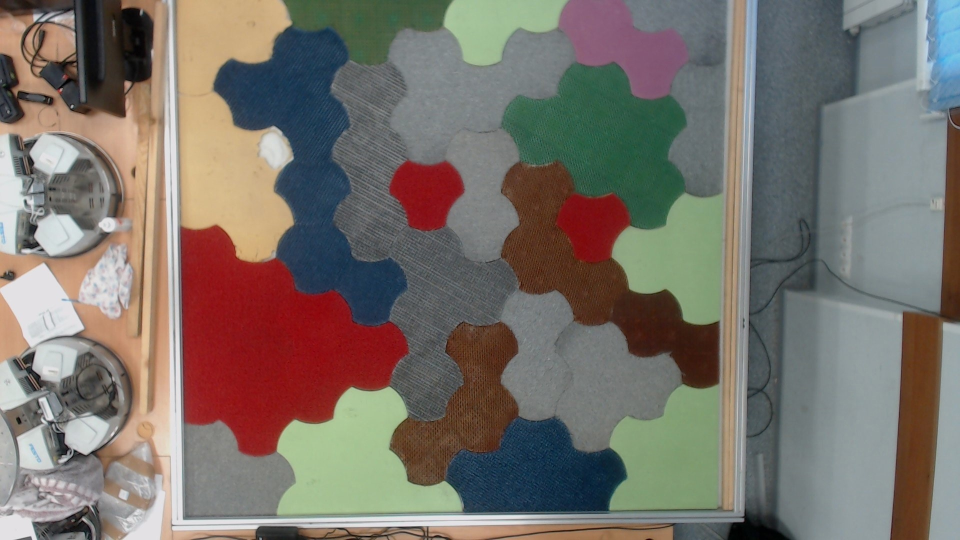
#> input picture 1.jpg, 1920 x 1080 px, found by its file name (shown at 1/2 size)
$ python Global_Path_Planner_RRT_test.py
#> lines starting #> are read from the running program, lines starting #| are printed output that depends on the picture
### CV_Module.py
import cv2
import numpy as np
from PIL import Image, ImageOps
import math
# from shapely.geometry import LineString, Point
from skimage.draw import line


class Global_Planner_CV_Module:
    def __init__(self, imgname):
        self.seqeunce_of_colors = ['gray', 'blue', 'brown', 'lightgreen', 'lightgreen', 'red', 'gray', 'brown', 'red',
                                   'darkgray',
                                   'gray',
                                   'lightgreen', 'brown', 'red', 'green', 'darkgray', 'gray', 'blue', 'gray', 'pink',
                                   'lightgreen',
                                   'green',
                                   'lightbrown']
        self.dict_w_color_types = {'gray': 2, 'blue': 2, 'brown': 3, 'lightgreen': 2, 'red': 3, 'darkgray': 2,
                                   'green': 3, 'pink': 2,
                                   'lightbrown': 2}

        self.dict_w_color_score = {'red': 10, 'blue': 4, 'gray': 1, 'darkgray': 5, 'lightgreen': 2, 'green': 3,
                                   'pink': 2,
                                   'lightbrown': 4,
                                   'brown': 5}
        self.prime_img_name = imgname

    def __crop(self, imgname):
#> called with imgname = '../1.jpg'
        img = cv2.imread(imgname)
#> img is the input picture: shape (1080, 1920, 3); mean B, G, R 106.5, 113.6, 120.9
        cropped_image = img[0:1025, 370:1400]
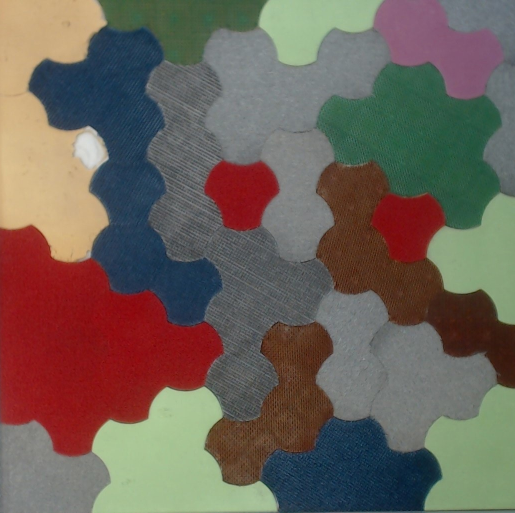
#> cropped_image: shape (1025, 1030, 3) (shown at 1/2 size); mean B, G, R 88.7, 97.4, 109.2
        return cropped_image

    def __filter(self, img):
        blur = cv2.medianBlur(img, 31)

        image = cv2.cvtColor(blur, cv2.COLOR_BGR2RGB)

        pixel_vals = image.reshape((-1, 3))

        pixel_vals = np.float32(pixel_vals)
        criteria = (cv2.TERM_CRITERIA_EPS + cv2.TERM_CRITERIA_MAX_ITER, 100000, 0)
        k = 18
        retval, labels, centers = cv2.kmeans(pixel_vals, k, None, criteria, 18, cv2.KMEANS_RANDOM_CENTERS)
        centers = np.uint8(centers)
        segmented_data = centers[labels.flatten()]
        segmented_image = segmented_data.reshape((image.shape))
        img = cv2.cvtColor(segmented_image, cv2.COLOR_RGB2BGR)
        return img

    def __get_rawconts(self, imgfiltered):
        img = imgfiltered
        for i in range(img.shape[0]):
            for j in range(img.shape[1] - 1):
                if ((img[i, j][0] + img[i, j][1] + img[i, j][2]) - (
                        img[i, j + 1][0] + img[i, j + 1][1] + img[i, j + 1][2])) >= 10:
                    img[i, j] = (0, 0, 0)
                else:
                    img[i, j] = (255, 255, 255)

        eroded = cv2.erode(img, None, iterations=15)
        cv2.imwrite('differosed.jpg', eroded)
        ImageOps.expand(Image.open('differosed.jpg'), border=3, fill='black').save('differosed.jpg')
        img = cv2.imread('differosed.jpg')

        _, thresh = cv2.threshold(img, 20, 255, cv2.THRESH_BINARY)
        return thresh

    def __contersmass(self, rawconts_img, croped_img):
        font = cv2.FONT_HERSHEY_SIMPLEX
        bottomLeftCornerOfText = (10, 500)
        fontScale = 2
        fontColor = (255, 255, 255)
        thickness = 2
        lineType = 2

        img = rawconts_img
        image = croped_img

        median_blur = cv2.medianBlur(img, 15)
        gray = cv2.cvtColor(median_blur, cv2.COLOR_BGR2GRAY)

        ret, thresh = cv2.threshold(gray, 200, 255, cv2.THRESH_BINARY_INV)
        j = 0
        contours, hierarchies = cv2.findContours(thresh, cv2.RETR_LIST, cv2.CHAIN_APPROX_SIMPLE)
        massbrown = []
        contsmass = []
        for i in contours:
            area = cv2.contourArea(i)
            if 4700 < area < 100000:
                M = cv2.moments(i)
                if M['m00'] != 0:
                    cx = int(M['m10'] / M['m00'])
                    cy = int(M['m01'] / M['m00'])

                    cv2.drawContours(image, [i[0] - 200, i[1] - 200], -1, (0, 255, 0), 2)
                    cv2.circle(image, (cx + 5, cy - 5), 10, (0, 0, 255), -1)
                    cv2.putText(image, str(j), (cx - 10, cy - 10), font, fontScale, fontColor, thickness, lineType)
                    massx = ["cx brown", cx, "cy brown: ", cy]
                    mass1 = [cx - 5, cy - 5]
                    massbrown.append(mass1)
                    contsmass.append(i)
                    j += 1
        return image, massbrown, contsmass

    def __dijkstra(self, graph, start, end):
        heap = [(0, start)]
        visited = set()
        paths = {start: [start]}  # Словарь для хранения путей

        while heap:
            (cost, current) = heapq.heappop(heap)
            if current in visited:
                continue
            visited.add(current)
            if current == end:
                return cost, paths[current]

            for neighbor, edge_cost in graph[current].items():
                if neighbor not in visited:
                    heapq.heappush(heap, (cost + edge_cost, neighbor))
                    if neighbor not in paths or len(paths[current]) + 1 < len(paths[neighbor]):
                        paths[neighbor] = paths[current] + [neighbor]
        return -1, []

    def __find_top_paths_weighted(self, graph, start, end, top_k=10):
        paths = []

        def dfs(current_path, current_weight):
            nonlocal paths

            current_node = current_path[-1]

            if current_node == end:
                paths.append((current_path.copy(), current_weight))
                return

            for neighbor, weight in graph[current_node].items():
                if neighbor not in current_path:
                    dfs(current_path + [neighbor], current_weight + weight)

        dfs([start], 0)
        paths.sort(key=lambda x: x[1])  # Сортируем по общему весу
        return paths[:top_k]

    def __calculate_line_equation(self, point1, point2):
        x1, y1 = point1
        x2, y2 = point2

        k = (y2 - y1) / (x2 - x1)

        b = y1 - k * x1

        return k, b

    def __calculate_distance(self, point1, point2):
        x1, y1 = point1
        x2, y2 = point2

        diff_x = x2 - x1
        diff_y = y2 - y1

        distance = math.sqrt(diff_x ** 2 + diff_y ** 2)

        return distance

    def __draw_path(self, img, centermass: list, path: list):
        p1_p2_k_b_len_mass = []
        for i in range(len(path)):
            try:
                cv2.line(img, centermass[path[i]], centermass[path[i + 1]], (255, 0, 0), 3)
                k, b = self.__calculate_line_equation(centermass[path[i]], centermass[path[i + 1]])
                length = self.__calculate_distance(centermass[path[i]], centermass[path[i + 1]])
                p1_p2_k_b_len_mass.append(
                    [centermass[path[i]], centermass[path[i + 1]], k, b, length, math.atan(k) * 180 / math.pi])
            except:
                break

        return img, p1_p2_k_b_len_mass

    def _find_connection(self, contours, number, q):
        cont = contours[number]
        connections = []
        for i in range(len(cont)):
            for j in range(len(contours)):
                for b in range(q // 10):
                    if ((number != j) and (
                            cv2.pointPolygonTest(contours[j], (int(cont[i][0][0] - (b * 10)), int(cont[i][0][1])),
                                                 False) == 1)):
                        connections.append(j)
                    if ((number != j) and (
                            cv2.pointPolygonTest(contours[j], (int(cont[i][0][0]), int(cont[i][0][1] - (b * 10))),
                                                 False) == 1)):
                        connections.append(j)
                    if ((number != j) and (
                            cv2.pointPolygonTest(contours[j], (int(cont[i][0][0] + (b * 10)), int(cont[i][0][1])),
                                                 False) == 1)):
                        connections.append(j)
                    if ((number != j) and (
                            cv2.pointPolygonTest(contours[j], (int(cont[i][0][0]), int(cont[i][0][1] + (b * 10))),
                                                 False) == 1)):
                        connections.append(j)

        seen = set()
        seen_add = seen.add
        return [x for x in connections if not (x in seen or seen_add(x))]

    def __find_connection(self, croped1, centersmass, contours):
        connections = []
        for i in range(len(contours)):
            connections.append(self._find_connection(contours, i, 100))

        for i in range(len(connections)):
            for j in (connections[i]):
                cv2.line(croped1, (centersmass[i][0], centersmass[i][1]), (centersmass[j][0], centersmass[j][1]),
                         (255, 255, 255), 2)
        return connections

    # [17 lines of commented-out code are left out]

    def __new_dijkstra_weight(self, n1, s1, n2, s2, massbrown, contmass):

        p1 = massbrown[n1]
        p2 = massbrown[n2]
        cont = contmass[n1]

        for pt in zip(*line(*p1, *p2)):
            point = tuple([int(round(pt[0])), int(round(pt[1]))])
            if cv2.pointPolygonTest(cont, point, False) == 0:
                intersection_point = point
                break

        try:
            length1 = math.sqrt((p1[0] - intersection_point[0]) ** 2 + (p1[1] - intersection_point[1]) ** 2)
            length2 = math.sqrt((p2[0] - intersection_point[0]) ** 2 + (p2[1] - intersection_point[1]) ** 2)

        except UnboundLocalError:
            length1 = math.sqrt((p1[0] - p2[0]) ** 2 + (p1[1] - p2[1]) ** 2) / 2
            length2 = length1

        return length1 * s1 + length2 * s2

    def __new_dijkstra_w_weight(self, i, j, massbrown):
        return math.sqrt((massbrown[i][0] - massbrown[j][0]) ** 2 + (massbrown[i][1] - massbrown[j][1]) ** 2)

    def __get_raw_lines_data(self, start, end, number):
        croped = self.__crop(self.prime_img_name)
        filtered = self.__filter(croped)
        raw_conts_img = self.__get_rawconts(filtered)
        detimage, massbrown, contsmass = self.__contersmass(raw_conts_img, croped)
        image = detimage.copy()
        connections = self.__find_connection(croped, massbrown, contsmass)
        dict_graph = {}
        for i in range(len(connections)):
            tmp = {}
            for j in range(len(connections[i])):
                # print(i, self.dict_w_color_score.copy()[
                #     self.seqeunce_of_colors.copy()[i]], connections[i][j], self.dict_w_color_score.copy()[
                #           self.seqeunce_of_colors.copy()[
                #               connections[i][j]]])
                #     tmp[connections[i][j]] = self.dict_w_color_score.copy()[
                #         self.seqeunce_of_colors.copy()[connections[i][j]]]
                tmp[connections[i][j]] = self.__new_dijkstra_w_weight(i, connections[i][j], massbrown)
                # tmp[connections[i][j]] = self.__new_dijkstra_weight(i, self.dict_w_color_score.copy()[
                #     self.seqeunce_of_colors.copy()[i]], connections[i][j], self.dict_w_color_score.copy()[
                #                                                         self.seqeunce_of_colors.copy()[
                #                                                             connections[i][j]]], massbrown, contsmass)
            dict_graph[i] = tmp
        paths = self.__find_top_paths_weighted(dict_graph, start, end)
        # print("DICT GRAPHSSSSSS", dict_graph)
        img_w_path_name, lines_data = self.__draw_path(image, massbrown, paths[number][0])
        cv2.imwrite(f"{number}_w_weight.png", img_w_path_name)
        return lines_data, contsmass, paths[number][0], paths[number][1], img_w_path_name, massbrown

    # [52 lines of commented-out code are left out]

    def __wheels_x_y(self, point, angle0):
        angle0 = - angle0
        angle0 = angle0 * 180 / math.pi
        angle = angle0 + 210

        center_x, center_y = point[0], point[1]

        radius1 = 90

        angle1 = angle * math.pi / 180
        angle2 = (2 * math.pi / 3) + (angle * math.pi / 180)
        angle3 = (4 * math.pi / 3) + (angle * math.pi / 180)

        center1_x = int(center_x + radius1 * math.cos(angle1))
        center1_y = int(center_y + radius1 * math.sin(angle1))
        center2_x = int(center_x + radius1 * math.cos(angle2))
        center2_y = int(center_y + radius1 * math.sin(angle2))
        center3_x = int(center_x + radius1 * math.cos(angle3))
        center3_y = int(center_y + radius1 * math.sin(angle3))
        return ((center1_x, center1_y), (center2_x, center2_y), (center3_x, center3_y))

    def __determine_surface_types(self, wheels, contours, color_sequence, color_type_mapping):
        result = []

        for wheel_set in wheels:
            surface_types = []
            for wheel_coords in wheel_set:
                x, y = wheel_coords
                contour_index = None

                for i, contour in enumerate(contours):
                    if any((x, y) in point for point in contour):
                        contour_index = i
                        break

                if contour_index is not None:
                    contour_color = color_sequence[contour_index]

                    surface_type = color_type_mapping.get(contour_color, 'unknown')
                    surface_types.append(surface_type)
                else:
                    print(f"Контур с координатами {wheel_coords} не найден.")
                    surface_types.append(2)

            result.append(tuple(surface_types))

        return tuple(result)

    def find_wheels_pos(self, point, contours, angle):
        wheels_coords = self.__wheels_x_y(point, angle)
        surface_types = []
        for wheel_coords in wheels_coords:
            x, y = wheel_coords

            contour_index = None

            for i, contour in enumerate(contours):
                if any((x, y) in point for point in contour):
                    contour_index = i
                    break

            if contour_index is not None:
                contour_color = self.seqeunce_of_colors[contour_index]

                surface_type = self.dict_w_color_types.get(contour_color, 'unknown')
                surface_types.append(surface_type)
            else:
                # print(f"Контур с координатами {wheel_coords} не найден.")
                surface_types.append(2)

        return surface_types

    def find_wheels_pos_edited(self, point, contours):
        wheels_coords = self.__wheels_x_y(point, 0)
        surface_types = []
        for wheel_coords in wheels_coords:
            x, y = wheel_coords
            contour_index = None

            for i, contour in enumerate(contours):
                if any((x, y) in point for point in contour):
                    contour_index = i
                    break
            tmp = 0
            if contour_index is not None:
                contour_color = self.seqeunce_of_colors[contour_index]

                surface_type = self.dict_w_color_types.get(contour_color, 'unknown')
                tmp = surface_type
            else:
                # print(f"Контур с координатами {wheel_coords} не найден.")
                tmp = 2

            if (contour_index == 8 or contour_index == 6 or contour_index == 14):
                tmp = 4

            surface_types.append(tmp)

        return surface_types

    def contmass_ret(self, start, end, number):
        lines_data, contsmass, path, path_value, img, contscenters = self.__get_raw_lines_data(start, end, number)
        return contsmass

    def points_and_vels(self, v_v_l, disc_time, start, end, number):
        lines_data, contsmass, path, path_value, img, contscenters = self.__get_raw_lines_data(start, end, number)
        result_points = []
        result_vels = []
        for line in lines_data:
            start_point, end_point, _, _, length, angle = line

            v_x = v_v_l * math.cos(math.radians(angle))
            v_y = v_v_l * math.sin(math.radians(angle))

            time = length / v_v_l

            for t in range(int(time / disc_time) + 1):
                x = start_point[0] + v_x * t * disc_time
                y = start_point[1] + v_y * t * disc_time
                result_points.append([round(x), round(y)])
                if end_point[0] - start_point[0] > 0:
                    result_vels.append([v_x, v_y, 0])
                else:
                    result_vels.append([-v_x, -v_y, 0])
            if end_point[0] - start_point[0] > 0:
                result_vels.append([v_x, v_y, 0])
            else:
                result_vels.append([-v_x, -v_y, 0])
            result_points.append([end_point[0], end_point[1]])

        # [6 lines of commented-out code are left out]

        return result_points, result_vels, _, img, path, contsmass, contscenters
#
# CV_Module = Global_Planner_CV_Module("E:/Py/DiplomaWork/1.jpg")
# CV_Module._get_raw_lines_data(13, 1, 1)

#> (the run stopped early here; a loop or call above may not have finished)
